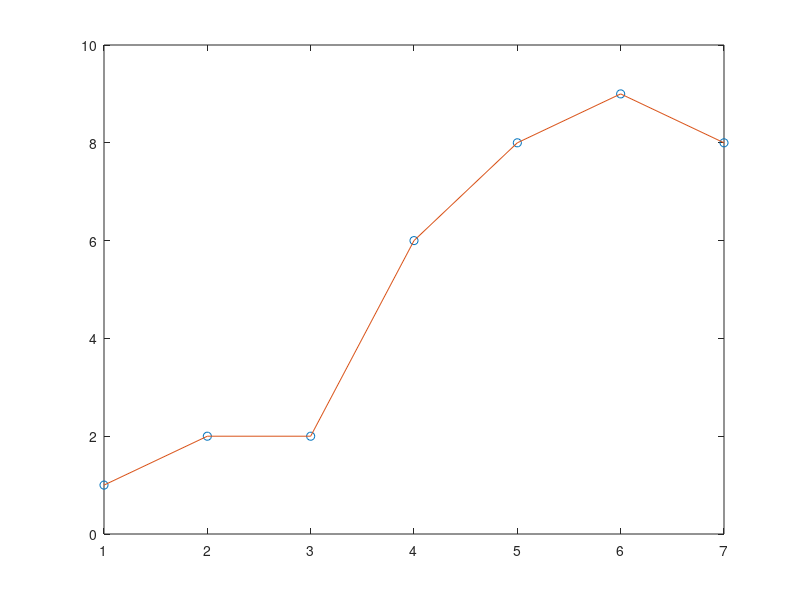

Recreate this plot in MATLAB. (Note: this script raises an error after producing the figure.)
clc
clear all
close all

f = [ 1 2 2 6 8 9 8 ]
x = 1:7
xi = 1:7

y = interp1(x,f,xi,'linear');

figure(1)
plot(x,f,'o',xi,y)


% w=[1,-1];
% 
% c=conv(f,g)
% figure(1)
% plot(x,c,'o',xi,y)

f2 = []
for i = 0:0.1:7
    y = interpolate2(f, i)
    f2 = [f2 y]
end

x2 = 0:0.1:7;
x2i = 0:0.1:7;
figure(2)
plot(x2,f2,'o',x2i, y)

function y = interpolate(f, x)
    y = 0;
    [m, n] = size(f);
    
    for i = 1:n
        y = y + g(x-i) * f(i);

    end


end

function y = interpolate2(f, x)
    y = 0;
    [m, n] = size(f);
    
    for i = 1:n
        y = y + g2(x-i) * f(i);

    end


end

function y = g(x)
    y = 0;
    if abs(x) < 1
        y = 1 - abs(x);
    end
end

function y = g2(x)
    
    if abs(x) <= 1
        y = abs(x)^3 - 2 * abs(x)^2 + 1;
        
    elseif 1 < abs(x) && abs(x) <= 2
        y = -abs(x)^3 - 5 * abs(x)^2 - 8 * abs(x) + 4;
        
    else
        y = 0;
    end
end















